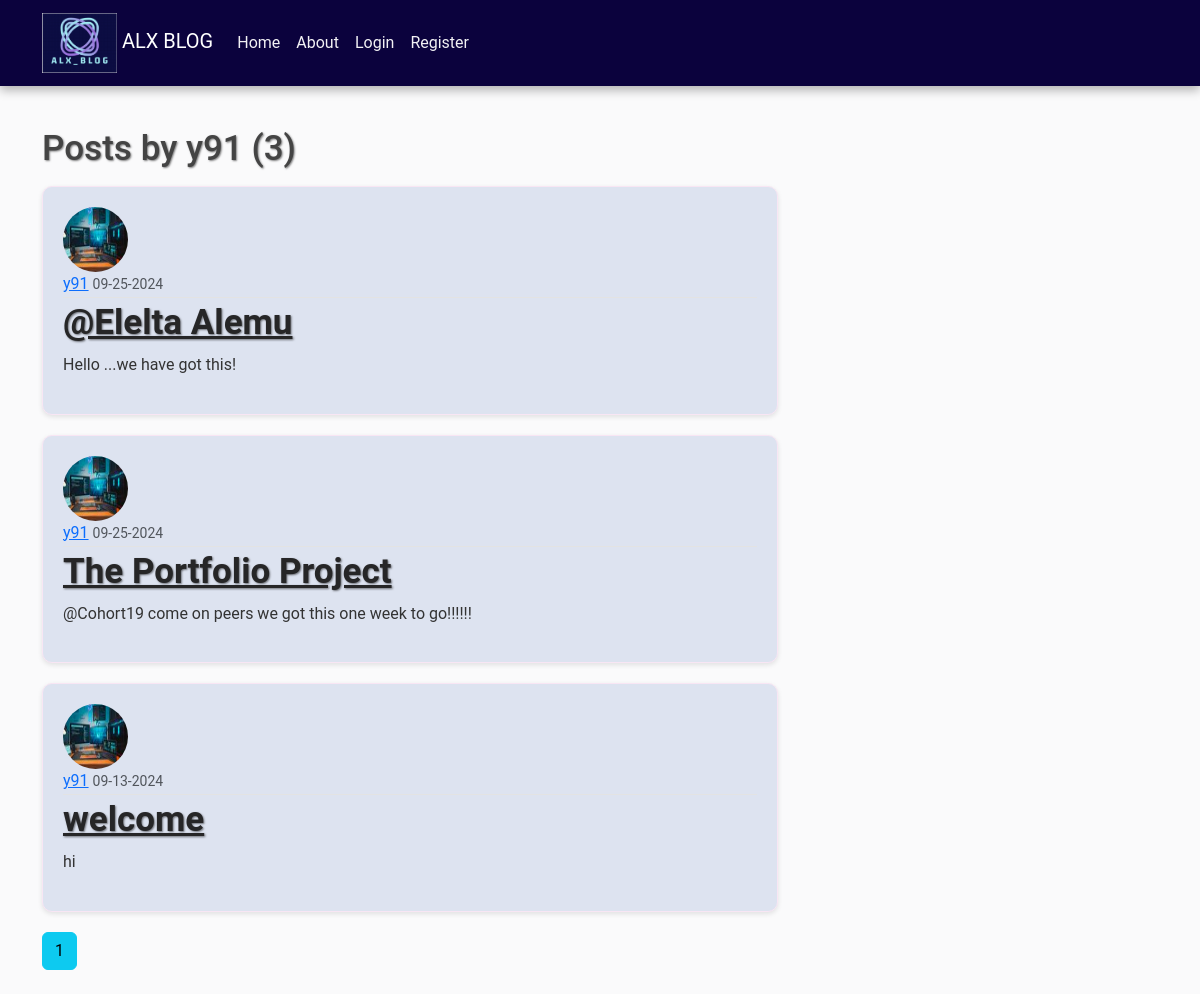
/user/y91, run on the app's committed database.
### alxblog/models.py (models this page shows, shortened)
class User(db.Model, UserMixin):
    id = db.Column(db.Integer, primary_key=True)
    username = db.Column(db.String(20), unique=True, nullable=False)
    email = db.Column(db.String(150), unique=True, nullable=False)
    image_file = db.Column(db.String(20), nullable=False, default='default.jpg')
    password = db.Column(db.String(60), nullable=False)
    posts = db.relationship('Post', backref='author', lazy=True)
    comments = db.relationship('Comment', back_populates='user', lazy=True)

class Post(db.Model):
    id = db.Column(db.Integer, primary_key=True)
    title = db.Column(db.String(150), nullable=False)
    date_posted = db.Column(db.DateTime, nullable=False, default=datetime.utcnow)
    content = db.Column(db.Text, nullable=False)
    user_id = db.Column(db.Integer, db.ForeignKey('user.id'), nullable=False)
    comments = db.relationship('Comment', backref='post', lazy=True)

### alxblog/routes.py (the view)
@app.route("/user/<string:username>")
def user_posts(username):
    page = request.args.get('page', 1, type=int)
    user = User.query.filter_by(username=username).first_or_404()
    posts = Post.query.filter_by(author=user)\
        .order_by(Post.date_posted.desc())\
        .paginate(page=page, per_page=5)
    return render_template('user_posts.html', posts=posts, user=user)

### alxblog/templates/user_posts.html
{% extends "layout.html" %}
{% block content %}
<h1 class="mb-3">Posts by {{ user.username }} ({{ posts.total }})</h1>
{% for post in posts.items %}
 <article class="media content-section">
    <img class="rounded-circle article-img" src="{{ url_for('static', filename='profile_pics/' + post.author.image_file) }}">
    <div class="media-body">
      <div class="article-metadata">
        <a class="mr-2" href="{{ url_for('user_posts', username=post.author.username) }}">{{ post.author.username }}</a>
        <small class="text-muted">{{ post.date_posted.strftime('%m-%d-%Y') }}</small>
      </div>
      <h2><a class="article-title" href="{{ url_for('post', post_id=post.id) }}">{{ post.title }}</a></h2>
      <p class="article-content">{{ post.content }}</p>
    </div>
  </article>
{% endfor %}
{% for page_num in posts.iter_pages(left_edge=1, right_edge=1, left_current=1, right_current=2) %}
{% if page_num %}
{% if posts.page == page_num%}
<a class="btn btn-info mb-4" href="{{ url_for('user_posts', username=user.username, page=page_num) }}">{{ page_num }}</a>
{% else %}
<a class="btn btn-outline-info mb-4" href="{{ url_for('user_posts', username=user.username, page=page_num) }}">{{ page_num }}</a>
{% endif %}
{% else %}
...
{% endif %}
{% endfor %}
{% endblock content %}

### alxblog/static/main.css (style rules this page uses)
body { background: #fafafb; font-family: "Roboto", sans-serif; font-size: medium; color: #333333; margin-top: 5rem; transition: background 0.5s ease; }
h1, h2, h3, h4, h5, h6 { font-size: 35px; color: #444444; text-shadow: 1px 1px 2px rgba(0, 0, 0, 0.5); }
.content-section { background: #dde3f0; padding: 20px; border: 1px solid #f8e6f4; border-radius: 10px; margin-bottom: 20px; box-shadow: 0 2px 5px rgba(0, 0, 0, 0.1); transition: transform 0.3s ease; }
.article-title { color: #262627; font-weight: bold; }
.article-content { white-space: pre-line; line-height: 1.6; }
.article-img { height: 65px; width: 65px; margin-right: 16px; border-radius: 50%; }
.article-metadata { padding-bottom: 1px; margin-bottom: 4px; border-bottom: 1px solid #e3e3e3; }

### data on the page
User: username "y91"
Post: image_file (picture), author.username "y91", date_posted "09-25-2024", title "@Elelta Alemu", content "Hello ...we have got this!"
Post: image_file (picture), author.username "y91", date_posted "09-25-2024", title "The Portfolio Project", content "@Cohort19 come on peers we got this one week to go!!!!!!"
Post: image_file (picture), author.username "y91", date_posted "09-13-2024", title "welcome", content "hi"

### other printed values
{{ posts.total }} "3"
{{ page_num }} "1"
